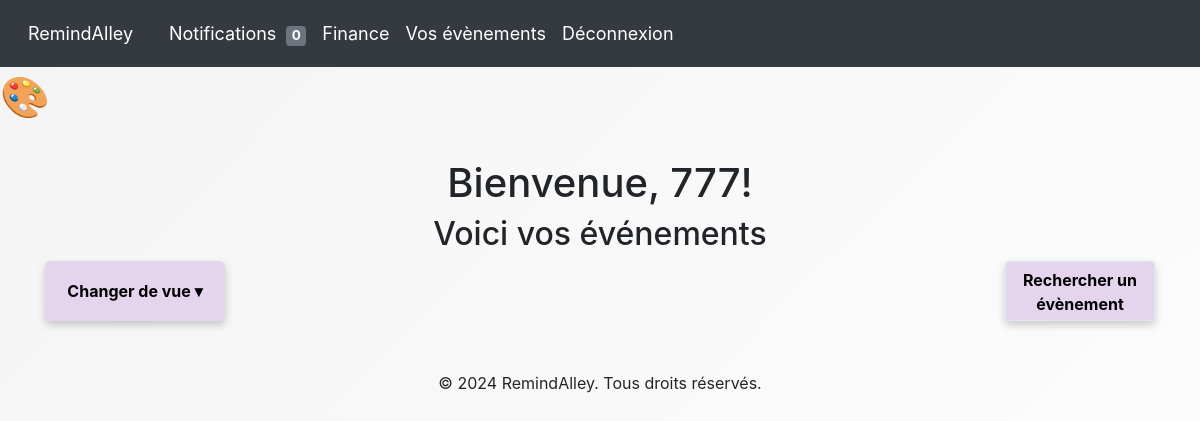
Before: /user/user/1/dashboard with the older database file.
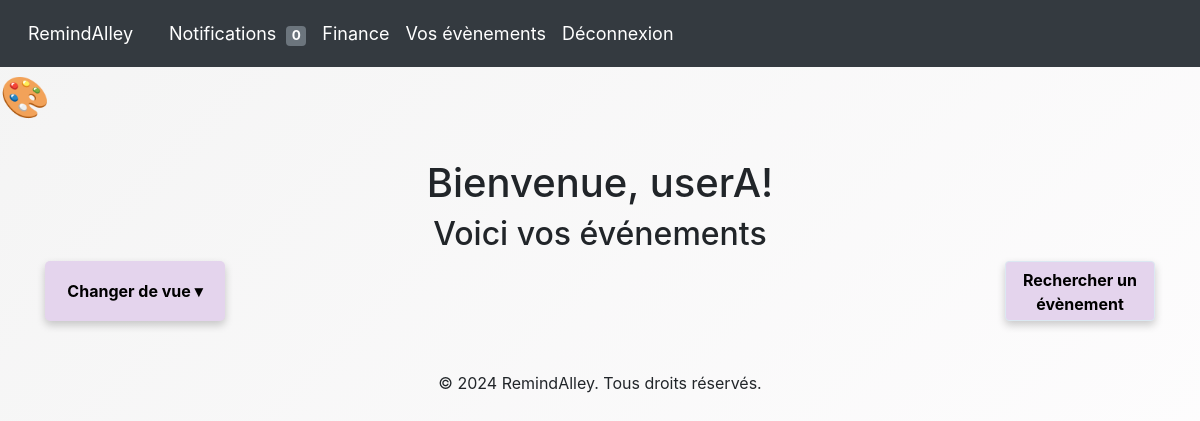
After: the same page with the newer database file.
### app/models/user.py (models this page shows, shortened)
class User(db.Model):
    __tablename__ = 'user'
    id = db.Column(db.Integer, primary_key=True)
    username = db.Column(db.String(150), unique=True, nullable=False)
    family_name = db.Column(db.String(150), nullable=False)
    name = db.Column(db.String(150), nullable=False)
    email = db.Column(db.String(150), unique=True, nullable=False)
    phone_number = db.Column(db.String(150), unique=True, nullable=False)
    dateOfBirth = db.Column(db.Date, nullable=False)
    password_hash = db.Column(db.String(150), nullable=False)
    is_active = db.Column(db.Boolean, default=True)
    login_attempts = db.Column(db.Integer, default=0)
    events = db.relationship('Event', backref='owner', lazy=True)
    invited_events = db.relationship('Event', secondary='invitations', backref='invited_users')
    """Désactive le compte utilisateur."""
    """Réinitialise le compteur de tentatives de connexion lorsqu'une connexion réussit """

### app/routes/user.py (the view)
@user_bp.route('/user/<int:user_id>/dashboard')
def user_dashboard(user_id):
    user = User.query.get(user_id)
    if user is None:
        return "Utilisateur non trouvé.", 404
    user_events = user.events
    invited_events = user.invited_events
    events = [
        {
            'id': event.id,
            'title': event.title,
            'start': event.date.isoformat(),
            'evType': event.event_type,
            'priority': event.priority,
            'creator': event.owner.username,
            'budget': event.budget,
            'description': event.description,
            'zoom_link': event.zoom_link,
            'owner': True
        }
        for event in user_events
    ] + [
        {
            'id': event.id,
            'title': f"{event.title} (Invité(e))",
            'start': event.date.isoformat(),
            'evType': event.event_type,
            'priority': event.priority,
            'creator': event.owner.username,
            'description': event.description,
            'zoom_link': event.zoom_link,
            'owner': False
        } for event in invited_events
    ]
    users = User.query.filter(User.id != user_id).all()
    return render_template('user_dashboard.html', user=user, events=events, users=users)

### app/templates/user_dashboard.html (shortened to what this page needs)
<!DOCTYPE html>
<html lang="fr">
<head>
    <link rel="stylesheet" href="{{ url_for('static', filename='css/style.css') }}">
    <link rel="stylesheet" href="{{ url_for('static', filename='css/userDashboard.css') }}">
    <link rel="stylesheet" href="https://maxcdn.bootstrapcdn.com/bootstrap/4.5.2/css/bootstrap.min.css">
</head>
<body>
    <div class="container-fluid">
        <nav class="navbar navbar-expand-lg navbar-dark bg-dark">
            <a class="navbar-brand fs-3" href="{{ url_for('auth.index') }}">RemindAlley</a>
            <div class="collapse navbar-collapse" id="navbarNav">
                <ul class="navbar-nav">
                    <li class="nav-item">
                        <a class="nav-link" href="{{ url_for('user.notifications') }}">
                            Notifications
                            {% if unread_count > 0 %}
                                <span class="badge badge-danger">{{ unread_count }}</span>
                            {% else %}
                                <span class="badge badge-secondary">0</span>
                            {% endif %}
                        </a>
                    </li>
                    <li class="nav-item">
                        <a class="nav-link" href="{{ url_for('user.finance') }}">Finance</a>
                    </li>
                    <li class="nav-item">
                        <a class="nav-link" href="{{ url_for('user.list_events') }}">Vos évènements</a>
                    </li>
                    <li class="nav-item">
                        <a class="nav-link" href="{{ url_for('auth.logout') }}">Déconnexion</a>
                    </li>
                </ul>
            </div>
        </nav>
        <div class="background-selector">
            <label for="background-color" class="color-icon">🎨</label>
        </div>
        <div class="container mt-4">
            <h1>Bienvenue, {{ user.username }}!</h1>
            <h2>Voici vos événements</h2>
            <button class="btn btn-secondary mb-3" id="searchEventButton" data-toggle="modal" data-target="#searchEventModal">
                Rechercher un évènement
            </button>
            <div class="view-selector">
                <button id="toggleViewButtons" class="btn-main">Changer de vue ▾</button>
            </div>
        </div>
        <footer>
            <p class="footer">&copy; 2024 RemindAlley. Tous droits réservés.</p>
        </footer>
    </div>
</body>
</html>

Changed rows visible on the page:
changed User: username "777" → "userA"
